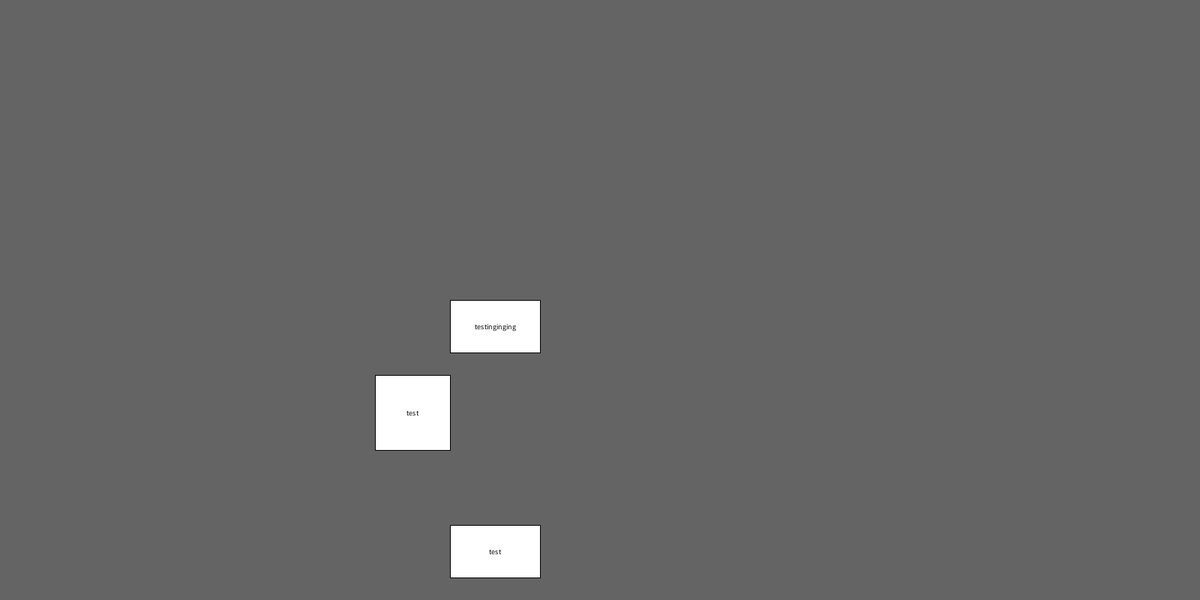
Frame 1 (no input)
Frame 60 (the mouse pressed at the canvas centre just before this capture): identical to frame 1, image omitted
Frame 120 (the mouse held since frame 60 and released just before this capture): identical to frame 1, image omitted

The Processing sketch that drew this single still picture (run headless with seeded random() and noise(); from frame 60 on, the mouse is pressed at the canvas centre):

// Processing sketch: Cirbit_button
// ── Cirbit_button.pde
ArrayList<Button> buttons = new ArrayList<Button>();

void setup(){
  size(1600,800);
  buttons.add(new Button(500,500,100,100,10,"test")); //x,y,w,h,textsize,text
  buttons.add(new Button(600,700,120,70,10,"test")); //x,y,w,h,textsize,text
  buttons.add(new Button(600,400,120,70,10,"testinginging")); //x,y,w,h,textsize,text
}

void draw(){
  clear();
  background(100);
  
  boolean cursorNormal = true;
  for(Button b : buttons){
    b.update();
    b.mouseHover();
    b.display();
    if(b.checkMouse()){
      cursorNormal = false;
    }
  }
  
  if(cursorNormal){
    cursor(ARROW);
  }
}

void mousePressed(){
  for(Button b : buttons){
    if(b.checkMouse()){
      b.isPressed = true;
      b.isReleased = false;
    }
  }
}

void mouseReleased(){
  for(Button b : buttons){
    b.isReleased = true;
  }
}

// ── Button.pde
class Button{
  //PImage bg;
  
  float x,y,w,h,textSize;
  String text;
  boolean isPressed = false;
  boolean isReleased = true;
  
  Button(float _x, float _y, float _w, float _h, float _textSize, String _text){
    x = _x;
    y = _y;
    w = _w;
    h = _h;
    textSize = _textSize;
    text = _text;
  }
  
  void update(){
    if(isReleased){
      isPressed = false;
    }
  }
  //Returns true if the mouse is in the button
  boolean checkMouse(){
    if(mouseX > x && mouseX < x + w){
      if(mouseY > y && mouseY < y + h){
        return true;
      }
    }
    return false;
  }
  
  void display(){
    mouseHover();
    if(isPressed){
      fill(255);
      strokeWeight(3);
      rect(x,y,w,h);

    }
    if(isReleased){
      fill(255);
      strokeWeight(1);
      rect(x,y,w,h);
    }
    
    textAlign(CENTER, CENTER);
    push();
      textSize(textSize);
      fill(10);
      text(text,x+w/2,y+h/2);
    pop();
  }
  
  void mouseHover(){
    if(checkMouse()){
      cursor(HAND);
      return;
    }    
  }
}
